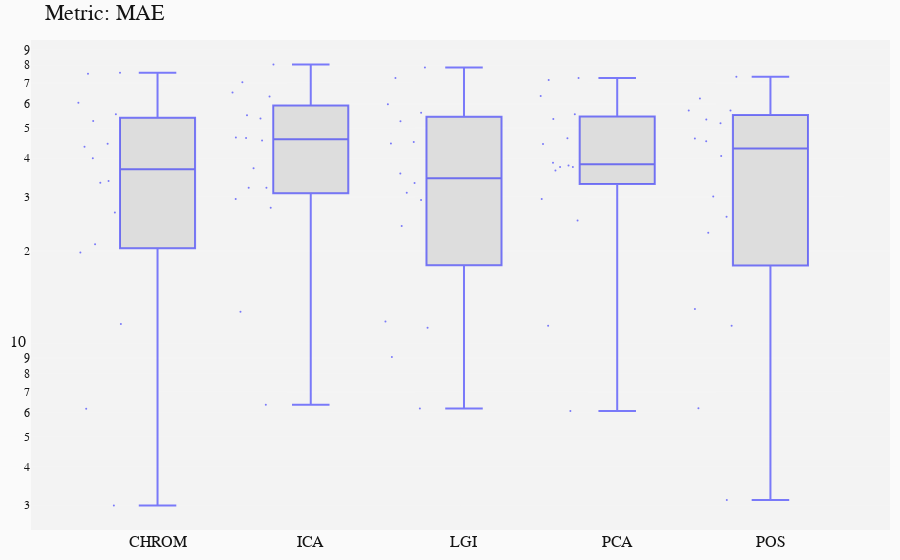

Source (notebook cell):
### Code cell
## -- Median
ANALYSIS(dataset, 'median', metrics=['MAE'])
STATS(dataset, approach='median')

### Figure 1 — Plotly figure (JSON) as saved in the notebook; plotly's stock layout.template omitted (floating-point values rounded to 4 significant figures)
{"data": [{"boxpoints": "all", "fillcolor": "rgba(200,200,200,0.5)", "jitter": 0.7, "line": {"color": "rgba(0,0,255,0.5)", "width": 2}, "marker": {"size": 2}, "name": "CHROM", "type": "box", "y": [55.48, 39.95, 44.56, 60.44, 75.7, 52.76, 2.993, 26.66, 33.7, 75.11, 43.54, 6.16, 11.6, 21.05, 19.79, 33.3]}, {"boxpoints": "all", "fillcolor": "rgba(200,200,200,0.5)", "jitter": 0.7, "line": {"color": "rgba(0,0,255,0.5)", "width": 2}, "marker": {"size": 2}, "name": "ICA", "type": "box", "y": [55.12, 46.68, 45.63, 63.33, 80.46, 53.77, 70.41, 29.5, 37.06, 65.26, 46.48, 6.351, 12.7, 27.64, 32.05, 32.06]}, {"boxpoints": "all", "fillcolor": "rgba(200,200,200,0.5)", "jitter": 0.7, "line": {"color": "rgba(0,0,255,0.5)", "width": 2}, "marker": {"size": 2}, "name": "LGI", "type": "box", "y": [56.18, 29.26, 45.13, 59.75, 78.66, 52.71, 9.06, 30.92, 35.65, 72.76, 44.61, 6.177, 11.27, 24.11, 11.83, 33.25]}, {"boxpoints": "all", "fillcolor": "rgba(200,200,200,0.5)", "jitter": 0.7, "line": {"color": "rgba(0,0,255,0.5)", "width": 2}, "marker": {"size": 2}, "name": "PCA", "type": "box", "y": [55.47, 37.45, 44.43, 63.58, 71.61, 53.59, 29.5, 37.46, 37.85, 72.72, 46.36, 6.055, 11.44, 25.13, 38.63, 36.47]}, {"boxpoints": "all", "fillcolor": "rgba(200,200,200,0.5)", "jitter": 0.7, "line": {"color": "rgba(0,0,255,0.5)", "width": 2}, "marker": {"size": 2}, "name": "POS", "type": "box", "y": [40.66, 57.11, 46.33, 62.39, 73.42, 53.35, 3.119, 25.84, 30.06, 57.12, 45.36, 6.187, 12.98, 22.91, 11.45, 51.88]}], "layout": {"autosize": true, "font": {"color": "rgb(20,20,20)", "family": "monospace", "size": 16}, "margin": {"b": 20, "l": 20, "r": 10, "t": 40}, "paper_bgcolor": "rgb(250, 250, 250)", "plot_bgcolor": "rgb(243, 243, 243)", "showlegend": false, "title": {"text": "Metric: MAE"}, "xaxis": {"autorange": true, "range": [-0.8242, 4.78], "type": "category"}, "yaxis": {"autorange": true, "gridcolor": "rgb(255,255,255)", "gridwidth": 0.1, "range": [0.3968, 1.985], "showgrid": true, "title": {"font": {"size": 30}}, "type": "log", "zeroline": true, "zerolinewidth": 2}}}
